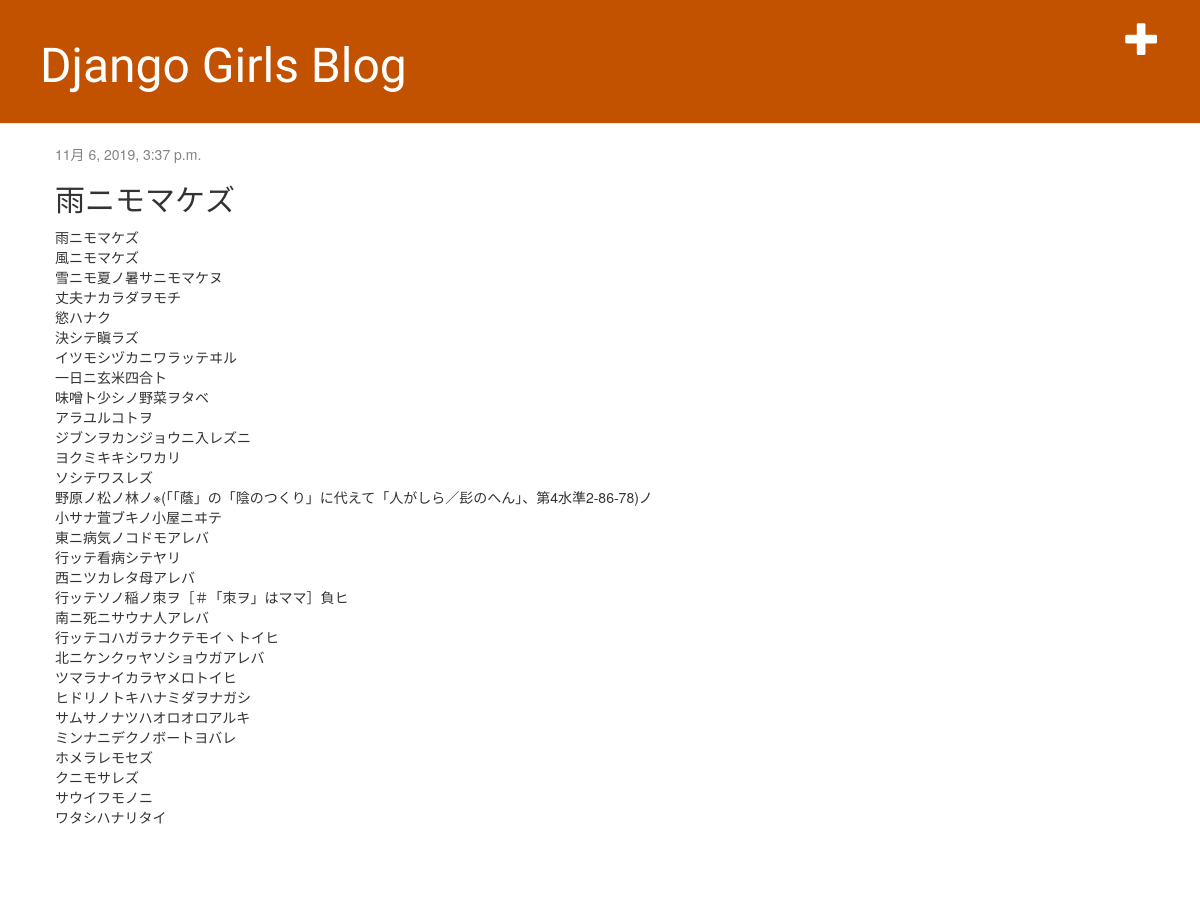
The app's page /post/1/ with its own data.
### blog/models.py (models this page shows, shortened)
class Post(models.Model):
    author = models.ForeignKey(settings.AUTH_USER_MODEL, on_delete=models.CASCADE)
    title = models.CharField(max_length=200)
    text = models.TextField()
    created_date = models.DateTimeField(default=timezone.now)
    published_date = models.DateTimeField(blank=True, null=True)

### blog/views.py (the view)
# urls.py: path('post/<int:pk>/', views.post_detail, name='post_detail'),
def post_detail(request, pk):
    post = get_object_or_404(Post, pk=pk)
    return render(request, 'blog/post_detail.html', {'post': post})

### blog/templates/blog/post_detail.html
{% extends 'blog/base.html' %}
{% block content %}
    <div class="post">
        {% if post.published_date %}
            <div class="date">
                {{ post.published_date }}
            </div>
        {% endif %}
        <h2>{{ post.title }}</h2>
        <p>{{ post.text|linebreaksbr }}</p>
    </div>
{% endblock %}

### blog/static/css/blog.css (style rules this page uses)
h1, h2, h3, h4 { font-family: 'Lobster', cursive; }
.date { color: #828282; }
.post { margin-bottom: 70px; }

### records on screen
Post: published_date "11月 6, 2019, 3:37 p.m.", title "雨ニモマケズ", text "雨ニモマケズ 風ニモマケズ 雪ニモ夏ノ暑サニモマケヌ 丈夫ナカラダヲモチ 慾ハナク 決シテ瞋ラズ イツモシヅカニワラッテヰル 一日ニ玄米四合ト 味噌ト少シノ野菜ヲタベ アラユルコトヲ ジブンヲカンジョウニ入レズニ ヨクミキキシワカリ ソシテワスレズ 野原ノ松ノ林ノ※(「「蔭」の「陰のつくり」に代えて「人がしら／髟のへん」、第4水準2-86-78)ノ 小サナ萓ブキノ小屋ニヰテ 東ニ病気ノコドモアレバ 行ッテ看病シテヤリ 西ニツカレタ母アレバ 行ッテソノ稲ノ朿ヲ［＃「朿ヲ」はママ］負ヒ 南ニ死ニサウナ人アレバ 行ッテコハガラナクテモイヽトイヒ 北ニケンクヮヤソショウガアレバ ツマラナイカラヤメロトイヒ ヒドリノトキハナミダヲナガシ サムサノナツハオロオロアルキ ミンナニデクノボートヨバレ ホメラレモセズ クニモサレズ サウイフモノニ ワタシハナリタイ"
